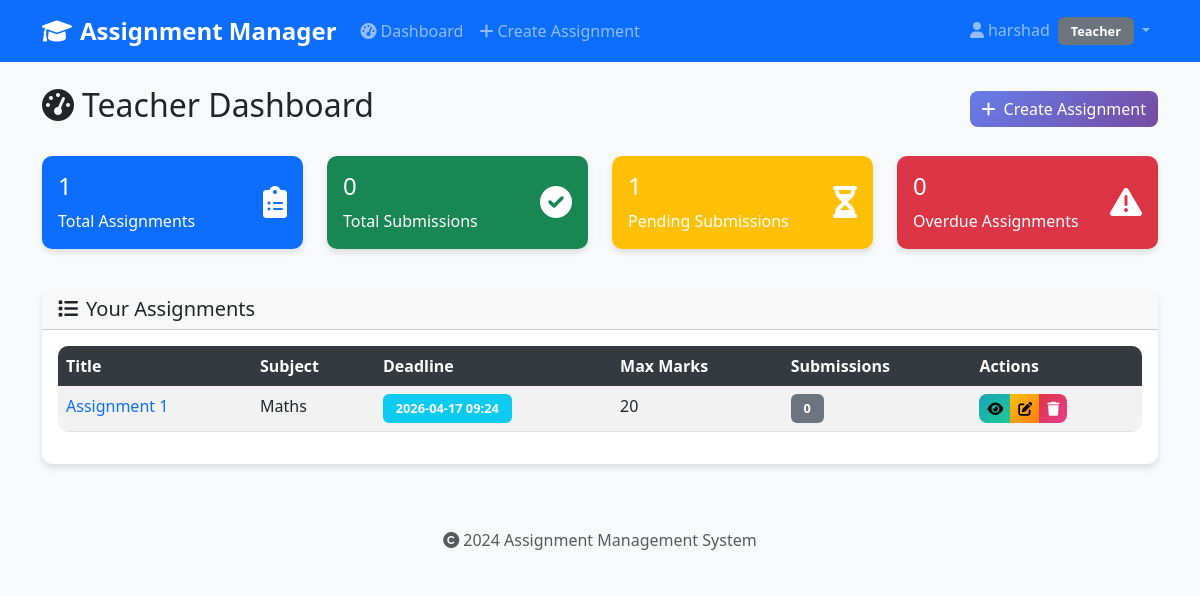
Screenshot of /teacher/dashboard (signed in) with the database file from the repository.
### tables this page shows
CREATE TABLE assignments (
            id INTEGER PRIMARY KEY AUTOINCREMENT,
            title TEXT NOT NULL,
            subject TEXT NOT NULL,
            description TEXT,
            deadline TIMESTAMP NOT NULL,
            max_marks INTEGER NOT NULL,
            teacher_id INTEGER NOT NULL,
            attachment_path TEXT,
            created_at TIMESTAMP DEFAULT CURRENT_TIMESTAMP,
            FOREIGN KEY (teacher_id) REFERENCES users (id)
        );

### app.py (the view)
@app.route('/teacher/dashboard')
@login_required
@teacher_required
def teacher_dashboard():
    user_id = session['user_id']
    conn = get_db_connection()
    assignments = conn.execute('''
        SELECT a.*, COUNT(s.id) as submission_count
        FROM assignments a
        LEFT JOIN submissions s ON a.id = s.assignment_id
        WHERE a.teacher_id = ?
        GROUP BY a.id
        ORDER BY a.created_at DESC
    ''', (user_id,)).fetchall()
    assignments_list = []
    for assignment in assignments:
        assignment_dict = dict(assignment)
        assignment_dict['deadline'] = parse_datetime(assignment_dict['deadline'])
        assignment_dict['created_at'] = parse_datetime(assignment_dict['created_at'])
        assignments_list.append(assignment_dict)
    total_assignments = len(assignments_list)
    total_submissions = conn.execute('''
        SELECT COUNT(*) FROM submissions s
        JOIN assignments a ON s.assignment_id = a.id
        WHERE a.teacher_id = ?
    ''', (user_id,)).fetchone()[0]
    pending_submissions = conn.execute('''
        SELECT COUNT(*) FROM assignments a
        LEFT JOIN submissions s ON a.id = s.assignment_id
        WHERE a.teacher_id = ? AND s.id IS NULL AND a.deadline > datetime('now')
    ''', (user_id,)).fetchone()[0]
    overdue_assignments = conn.execute('''
        SELECT COUNT(*) FROM assignments a
        LEFT JOIN submissions s ON a.id = s.assignment_id
        WHERE a.teacher_id = ? AND s.id IS NULL AND a.deadline < datetime('now')
    ''', (user_id,)).fetchone()[0]
    conn.close()
    return render_template('teacher_dashboard.html',
                         assignments=assignments_list,
                         total_assignments=total_assignments,
                         total_submissions=total_submissions,
                         pending_submissions=pending_submissions,
                         overdue_assignments=overdue_assignments)

### app.py (called while the page is built)
@app.context_processor
def inject_datetime():
    return {'now': datetime.now(), 'timedelta': timedelta}

def parse_datetime(dt_string):
    if not dt_string:
        return None
    if isinstance(dt_string, datetime):
        return dt_string
    formats = [
        '%Y-%m-%d %H:%M:%S',
        '%Y-%m-%dT%H:%M',
        '%Y-%m-%dT%H:%M:%S',
        '%Y-%m-%d %H:%M',
        '%Y-%m-%d'
    ]
    for fmt in formats:
        try:
            return datetime.strptime(dt_string, fmt)
        except ValueError:
            continue
    return datetime.now()

def login_required(f):
    @functools.wraps(f)
    def decorated_function(*args, **kwargs):
        if 'user_id' not in session:
            flash('Please login to access this page', 'error')
            return redirect(url_for('login'))
        return f(*args, **kwargs)
    return decorated_function

def teacher_required(f):
    @functools.wraps(f)
    def decorated_function(*args, **kwargs):
        if 'user_id' not in session or session.get('user_type') != 'teacher':
            flash('Teacher access required', 'error')
            return redirect(url_for('login'))
        return f(*args, **kwargs)
    return decorated_function

def get_db_connection():
    conn = sqlite3.connect('assignment_management.db')
    conn.row_factory = sqlite3.Row
    conn.execute("PRAGMA foreign_keys = ON")
    return conn

### templates/teacher_dashboard.html (shortened to what this page needs)
{% extends "base.html" %}
{% block content %}
<div class="d-flex justify-content-between align-items-center mb-4">
    <h2>
        <i class="fas fa-tachometer-alt me-2"></i>Teacher Dashboard
    </h2>
    <a href="{{ url_for('create_assignment') }}" class="btn btn-primary">
        <i class="fas fa-plus me-2"></i>Create Assignment
    </a>
</div>
<div class="row mb-4">
    <div class="col-md-3 mb-3">
        <div class="card bg-primary text-white">
            <div class="card-body">
                <div class="d-flex justify-content-between">
                    <div>
                        <h4 class="card-title">{{ total_assignments }}</h4>
                        <p class="card-text">Total Assignments</p>
                    </div>
                    <div class="align-self-center">
                        <i class="fas fa-clipboard-list fa-2x"></i>
                    </div>
                </div>
            </div>
        </div>
    </div>
    <div class="col-md-3 mb-3">
        <div class="card bg-success text-white">
            <div class="card-body">
                <div class="d-flex justify-content-between">
                    <div>
                        <h4 class="card-title">{{ total_submissions }}</h4>
                        <p class="card-text">Total Submissions</p>
                    </div>
                    <div class="align-self-center">
                        <i class="fas fa-check-circle fa-2x"></i>
                    </div>
                </div>
            </div>
        </div>
    </div>
    <div class="col-md-3 mb-3">
        <div class="card bg-warning text-white">
            <div class="card-body">
                <div class="d-flex justify-content-between">
                    <div>
                        <h4 class="card-title">{{ pending_submissions }}</h4>
                        <p class="card-text">Pending Submissions</p>
                    </div>
                    <div class="align-self-center">
                        <i class="fas fa-hourglass-half fa-2x"></i>
                    </div>
                </div>
            </div>
        </div>
    </div>
    <div class="col-md-3 mb-3">
        <div class="card bg-danger text-white">
            <div class="card-body">
                <div class="d-flex justify-content-between">
                    <div>
                        <h4 class="card-title">{{ overdue_assignments }}</h4>
                        <p class="card-text">Overdue Assignments</p>
                    </div>
                    <div class="align-self-center">
                        <i class="fas fa-exclamation-triangle fa-2x"></i>
                    </div>
                </div>
            </div>
        </div>
    </div>
</div>
<div class="card">
    <div class="card-header">
        <h5 class="mb-0">
            <i class="fas fa-list me-2"></i>Your Assignments
        </h5>
    </div>
    <div class="card-body">
        {% if assignments %}
            <div class="table-responsive">
                <table class="table table-striped">
                    <thead>
                        <tr>
                            <th>Title</th>
                            <th>Subject</th>
                            <th>Deadline</th>
                            <th>Max Marks</th>
                            <th>Submissions</th>
                            <th>Actions</th>
                        </tr>
                    </thead>
                    <tbody>
                        {% for assignment in assignments %}
                        <tr>
                            <td>
                                <a href="{{ url_for('view_assignment', assignment_id=assignment.id) }}"
                                   class="text-decoration-none">
                                    {{ assignment.title }}
                                </a>
                            </td>
                            <td>{{ assignment.subject }}</td>
                            <td>
                                <span class="badge {% if assignment.deadline < now %}bg-danger{% else %}bg-info{% endif %}">
                                    {{ assignment.deadline.strftime('%Y-%m-%d %H:%M') }}
                                </span>
                            </td>
                            <td>{{ assignment.max_marks }}</td>
                            <td>
                                <span class="badge bg-secondary">{{ assignment.submission_count }}</span>
                            </td>
                            <td>
                                <div class="btn-group" role="group">
                                    <a href="{{ url_for('view_assignment', assignment_id=assignment.id) }}"
                                       class="btn btn-sm btn-info" title="View">
                                        <i class="fas fa-eye"></i>
                                    </a>
                                    <a href="{{ url_for('edit_assignment', assignment_id=assignment.id) }}"
                                       class="btn btn-sm btn-warning" title="Edit">
                                        <i class="fas fa-edit"></i>
                                    </a>
                                    <a href="{{ url_for('delete_assignment', assignment_id=assignment.id) }}"
                                       class="btn btn-sm btn-danger"
                                       onclick="return confirm('Are you sure you want to delete this assignment?')"
                                       title="Delete">
                                        <i class="fas fa-trash"></i>
                                    </a>
                                </div>
                            </td>
                        </tr>
                        {% endfor %}
                    </tbody>
                </table>
            </div>
        {% endif %}
    </div>
</div>
{% endblock %}

### static/css/style.css (style rules this page uses)
body { font-family: 'Segoe UI', Tahoma, Geneva, Verdana, sans-serif; background-color: #f8f9fa; min-height: 100vh; }
.card { border: none; border-radius: 10px; box-shadow: 0 4px 6px rgba(0,0,0,0.1); transition: transform 0.3s ease, box-shadow 0.3s ease; }
.card-header { border-radius: 10px 10px 0 0 !important; font-weight: 600; }
.card.bg-primary, .card.bg-success, .card.bg-warning, .card.bg-danger { border: none; transition: transform 0.3s ease; }
.table { border-radius: 10px; overflow: hidden; }
.table thead th { background-color: #343a40; color: white; border: none; font-weight: 600; }
.btn { border-radius: 8px; font-weight: 500; transition: all 0.3s ease; }
.btn-primary { background: linear-gradient(135deg, #667eea 0%, #764ba2 100%); border: none; }
.btn-warning { background: linear-gradient(135deg, #ffc107 0%, #fd7e14 100%); border: none; }
.btn-danger { background: linear-gradient(135deg, #dc3545 0%, #e83e8c 100%); border: none; }
.btn-info { background: linear-gradient(135deg, #17a2b8 0%, #20c997 100%); border: none; }
.badge { font-size: 0.8rem; padding: 0.5rem 0.8rem; border-radius: 6px; }

### rows the page displays
assignments: title "Assignment 1", subject "Maths", deadline "2026-04-17 09:24", max_marks "20", submission_count "0"

### other values shown
{{ session.username }} "harshad"
{{ session.user_type.title() }} "Teacher"
{{ total_assignments }} "1"
{{ total_submissions }} "0"
{{ pending_submissions }} "1"
{{ overdue_assignments }} "0"
